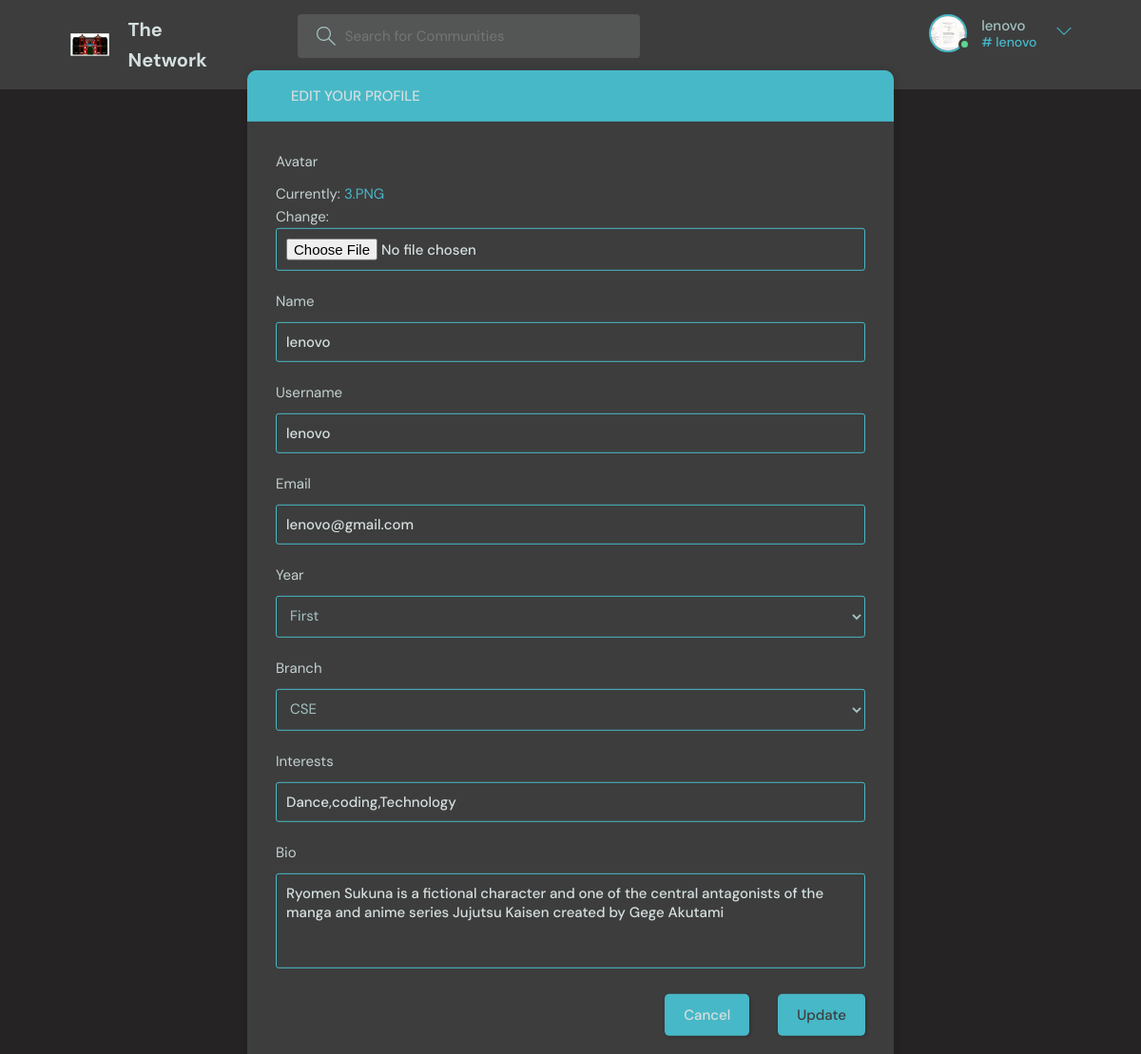
The app's page /userupdate/ (signed in) with its own data.
### app1/models.py (models this page shows)
class User(AbstractUser):
    name=models.CharField(max_length=200,null=True)
    email=models.EmailField(unique=True,null=True)
    bio=models.TextField(null=True)
    year=models.CharField(max_length=200,default="none",choices=[
      ('First','First'),
      ('Second','Second'),
      ('Third','Third'),
      ('Fourth','Fourth'),
   ])
    branch=models.CharField(max_length=200,default="none",choices=[
      ('CSE','CSE'),
      ('ISE','ISE'),
      ('AI-ML','AI-ML'),
      ('ECE','ECE'),
      ('EEE','EEE'),
      ('MECHE','MECH'),
   ])
    interests=models.CharField(max_length=50,null=True,default="none")
    avatar = models.FileField(null=True,default="none")

### app1/views.py (the view)
# urls.py: path('userupdate/',views.updateUser,name='userupdate'),
@login_required(login_url='login')
def updateUser(request):
    user = request.user
    form = UserForm(instance=user)
    if request.method == 'POST':
        form = UserForm(request.POST, request.FILES, instance=user)
        if form.is_valid():
            form.save()
            return redirect('userprofile', pk=user.id)
    return render(request, 'updateuser.html', {'form': form})

### app1/forms.py
class UserForm(ModelForm):
    class Meta:
        model = User
        fields = ['avatar', 'name', 'username', 'email', 'year','branch','interests', 'bio']

### app1/templates/updateuser.html (shortened to what this page needs)
{% extends 'base.html' %}
{% block start %}
<main class="update-account layout">
  <div class="container">
    <div class="layout__box">
      <div class="layout__boxHeader">
        <div class="layout__boxTitle">
          <a href="{% url 'home' %}">
            <svg version="1.1" xmlns="http://www.w3.org/2000/svg" width="32" height="32" viewBox="0 0 32 32">
              <title>arrow-left</title>
              <path
                d="M13.723 2.286l-13.723 13.714 13.719 13.714 1.616-1.611-10.96-10.96h27.625v-2.286h-27.625l10.965-10.965-1.616-1.607z">
              </path>
            </svg>
          </a>
          <h3>Edit your profile</h3>
        </div>
      </div>
      <div class="layout__body">
        <form class="form" action="" method="POST" enctype="multipart/form-data">
          {% for field in form %}
          <div class="form__group">
            <label for="profile_pic">{{field.label}}</label>
            {{field}}
          </div>
          {% endfor %}
          <div class="form__action">
            <a class="btn btn--dark" href="{% url 'feed' %}">Cancel</a>
            <button class="btn btn--main" type="submit">Update</button>
          </div>
        </form>
      </div>
    </div>
  </div>
</main>
{% endblock  %}

### app1/templates/navbar.html (shortened to what this page needs)
{% load static %}
<div>
  <header class="header header--loggedIn">
    <div class="container">
      <a href="{% url 'home' %}" class="header__logo">
        <h1>The Network</h1>
      </a>
      <form class="header__search" method="GET" action="{% url 'home' %}">
        <label>
          <input name="q" placeholder="Search for Communities" />
        </label>
      </form>
      <nav class="header__menu">
        {% if request.user.is_authenticated %}
        <div class="header__user">
          <a href="{% url 'userupdate' %}">
            <div class="avatar avatar--medium active">
              <img src="{{request.user.avatar.url}}" />
            </div>
            <p>
              {{request.user.username}} <span># {{request.user.username}}</span>
            </p>
          </a>
          <button class="dropdown-button">
            <svg
              version="1.1"
              xmlns="http://www.w3.org/2000/svg"
              width="32"
              height="32"
              viewBox="0 0 32 32"
            >
              <title>chevron-down</title>
              <path d="M16 21l-13-13h-3l16 16 16-16h-3l-13 13z"></path>
            </svg>
          </button>
        </div>
        {% else %}
        <a href="{% url 'login' %}">
          <img src="{% static 'images/avatar.svg' %}" />
          <p>Login</p>
        </a>
        {% endif %}
      </nav>
    </div>
  </header>
</div>

### records on screen
User: user.avatar (picture), user.username "lenovo", form "lenovo" "lenovo" "lenovo@gmail.com" "First" "CSE" "Dance,coding,Technology" "Ryomen Sukuna is a fictional character and one of the central antagonists of the manga and anime series Jujutsu Kaisen created by Gege Akutami"

### other values on screen
{{ field.label }} "Avatar" "Name" "Username" "Email" "Year" "Branch" "Interests" "Bio"
